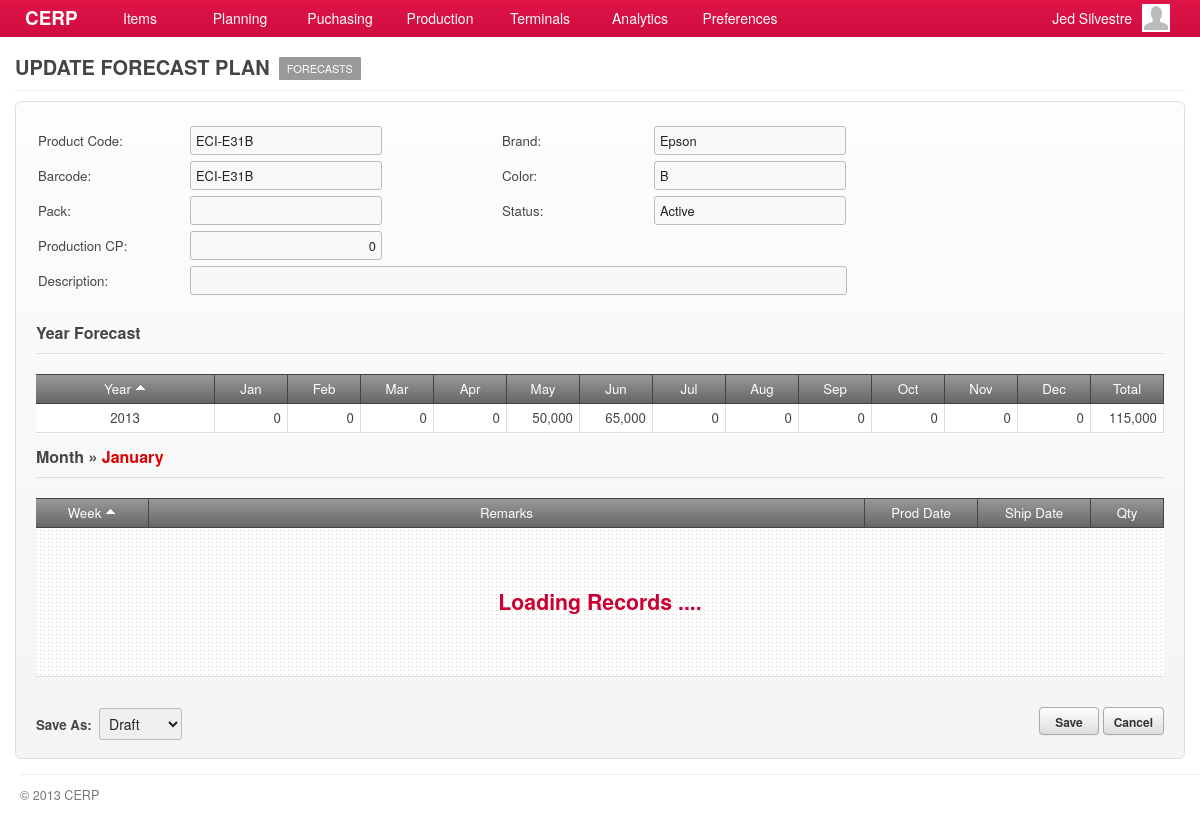
The page /account/forecast-edit.php?pid=1 (signed in) on the database its author committed.
### tables this page shows
CREATE TABLE `capabilities` (
  `id` int(11) NOT NULL AUTO_INCREMENT,
  `title` varchar(45) DEFAULT NULL,
  `name` varchar(45) DEFAULT NULL,
  `capability` varchar(45) DEFAULT NULL,
  `url` varchar(45) DEFAULT NULL,
  `parent` int(11) DEFAULT NULL,
  PRIMARY KEY (`id`)
);

CREATE TABLE `products` (
  `id` int(11) NOT NULL AUTO_INCREMENT,
  `product_code` varchar(45) DEFAULT NULL,
  `product_classification` int(11) DEFAULT NULL,
  `status` int(11) DEFAULT NULL,
  `description` varchar(45) DEFAULT NULL,
  `brand_model` int(11) DEFAULT NULL,
  `color` varchar(10) DEFAULT NULL,
  `series` int(11) DEFAULT NULL,
  `pack_qty` smallint(6) DEFAULT NULL,
  `person_in_charge` int(11) DEFAULT NULL,
  `bar_code` varchar(45) DEFAULT NULL,
  `prod_cp` int(11) DEFAULT '0',
  `priority` tinyint(1) DEFAULT '0',
  `unit` int(11) DEFAULT NULL,
  `created_at` timestamp NULL DEFAULT NULL,
  `created_by` int(11) DEFAULT NULL,
  `updated_at` timestamp NULL DEFAULT NULL,
  `updated_by` int(11) DEFAULT NULL,
  PRIMARY KEY (`id`)
);

CREATE TABLE `brand_models` (
  `id` int(11) NOT NULL AUTO_INCREMENT,
  `brand_model` varchar(45) DEFAULT NULL,
  `parent` int(11) DEFAULT NULL,
  `description` varchar(45) DEFAULT NULL,
  `created_at` timestamp NULL DEFAULT NULL,
  `updated_at` timestamp NULL DEFAULT NULL,
  PRIMARY KEY (`id`)
);

CREATE TABLE `lookup_status` (
  `id` int(11) NOT NULL AUTO_INCREMENT,
  `code` varchar(7) DEFAULT NULL,
  `description` varchar(45) DEFAULT NULL,
  `parent` varchar(6) DEFAULT NULL,
  `created_at` timestamp NULL DEFAULT NULL,
  `updated_at` timestamp NULL DEFAULT NULL,
  PRIMARY KEY (`id`)
);

CREATE TABLE `forecast_calendar` (
  `id` bigint(20) NOT NULL AUTO_INCREMENT,
  `product_id` int(11) DEFAULT NULL,
  `forecast_year` smallint(6) DEFAULT NULL,
  `jan` int(11) DEFAULT '0',
  `feb` int(11) DEFAULT '0',
  `mar` int(11) DEFAULT '0',
  `apr` int(11) DEFAULT '0',
  `may` int(11) DEFAULT '0',
  `jun` int(11) DEFAULT '0',
  `jul` int(11) DEFAULT '0',
  `aug` int(11) DEFAULT '0',
  `sep` int(11) DEFAULT '0',
  `oct` int(11) DEFAULT '0',
  `nov` int(11) DEFAULT '0',
  `dece` int(11) DEFAULT '0',
  `created_at` datetime DEFAULT NULL,
  `updated_at` datetime DEFAULT NULL,
  PRIMARY KEY (`id`)
);

### include/general.class.php (called while the page is built, shortened)
<?php
require('database.class.php');
require('capabilities.class.php');
require('posts.class.php');
require('query.class.php');
require('role.class.php');
$HostAccount	= "account";
$DB				= new MySQL;
  $Host			= "cerp";
  $HostAccount	= "/".$Host."/".$HostAccount;
  $DB->database	= "cerpdb";
  $DB->username	= "cerpuser";
  $DB->password	= "cerpuser";
  $DB->hostname	= "localhost";
$Capabilities	= new Capabilities($DB);
$Query			= new Query($DB);
$Signed			= $_SESSION['user'];
$Role		= new Role($DB, $Signed['id']);
require('functions.php');
?>

### include/role.class.php (called while the page is built, shortened)
<?php
class Role
{
	private $DB;
	private $user_id;
	function Role($db, $uid) {
  	$this->DB = $db;
		$this->user_id = $uid;
  }
	function isCapableByName($cap_name) {
		foreach ($this->getUserRoles() as $user_role) {
			$result = $this->DB->Find('role_capabilities', array(
						  			'columns' 		=> 'role_capabilities.*',
						  			'joins' => 'INNER JOIN capabilities ON capabilities.id = role_capabilities.capability_id',
						  	    'conditions' 	=> 'capabilities.capability="'. $cap_name .'" AND role_id='. $user_role['role_id']));
			if(isset($result)) {
				return TRUE;
			}
		}
	}
	function getUserRoles() {
		$result = $this->DB->Get('user_roles', array(
						  			'columns' 		=> 'user_roles.role_id, roles.name',
						  			'joins' => 'INNER JOIN roles ON roles.id = user_roles.role_id',
						  	    'conditions' 	=> 'user_roles.user_id='. $this->user_id));
		if(isset($result)) {
			return $result;
		}
	}
}

### include/database.class.php (called while the page is built, shortened)
<?php
class MySQL {
  public $username	= "cerpuser";
  public $password	= "cerpuser";
  public $hostname	= "localhost";
  public function Connect() {
    $conn = mysql_connect($this->hostname, $this->username, $this->password) or die("<br/><span class='notice'><p class='error'><strong>ERROR!</strong> Unable to connect to MySQL! </p></span>");
    return $conn;
  }
  public function Query($sql) {
  	$conn = $this->Connect();
    $result = mysql_query($sql, $conn);
	return $result;
  }
	function Find($table, $args='') {
  	if (isset($args)) {
  	  $args['columns'] = (isset($args['columns']) ? $args['columns'] : '*');
  	  $args['joins'] = (isset($args['joins']) ? $args['joins'] : '');
	 	 	$args['conditions'] = ($args['conditions'] == '' ? '' : 'where '.$args['conditions']);
		}
		$sql = "SELECT ".$args['columns']." FROM ".$table." ".$args['joins']." ".$args['conditions'];
		$row = $this->IsEmpty($this->Query($sql));
		return mysql_fetch_array($row);
  }
  function Get($table, $args='') {
  	if (isset($args)) {
  	  $args['columns'] = (isset($args['columns']) ? $args['columns'] : '*');
  	  $args['joins'] = (isset($args['joins']) ? $args['joins'] : '');
		  $args['conditions'] = ($args['conditions'] == '' ? '' : 'WHERE '.$args['conditions']);
  	  $args['order'] = (isset($args['order']) ? ' ORDER BY '.$args['order'] : '');
  	  $args['limit'] = (isset($args['limit']) ? ' LIMIT '.$args['limit'] : '');
  	  $args['group'] = (isset($args['group']) ? ' GROUP BY '.$args['group'] : '');
		}
		$data = array();
		$sql = "SELECT ".$args['columns']." FROM ".$table." ".$args['joins']." ".$args['conditions']." ".$args['group']." ".$args['order']." ".$args['limit'];
		$result = $this->IsEmpty($this->Query($sql));
		if(!empty($result)) {
	      while ($row = mysql_fetch_array($result)) {
	        $data[] = $row;
	      }
		}
		return $data;
  }
	function Fetch($table, $args='') {
  	if (isset($args)) {
  	  $args['columns'] = (isset($args['columns']) ? $args['columns'] : '*');
  	  $args['joins'] = (isset($args['joins']) ? $args['joins'] : '');
			$args['conditions'] = (isset($args['conditions']) && $args['conditions'] != '') ? ' WHERE '.$args['conditions'] : '';
			$args['order'] = (isset($args['order']) ? ' ORDER BY '.$args['order'] : '');
			$args['limit'] = (isset($args['limit']) ? ' LIMIT '.$args['limit'] : '');
			$args['group'] = (isset($args['group']) ? ' GROUP BY '.$args['group'] : '');
    }
	$data = array();
    $sql = "SELECT ".$args['columns'];
    $sql .= " FROM ".$table." ".$args['joins'];
    $sql .= $args['conditions'];
    $sql .= $args['group'];
    $sql .= $args['order'];
    $sql .= $args['limit'];
	$result = $this->IsEmpty($this->Query($sql));
	if(!empty($result)) {
      while ($row = mysql_fetch_array($result, MYSQL_ASSOC)) {
        $data[] = $row;
      }
	}
	return $data;
  }
  private function IsEmpty($result) {
    if(mysql_num_rows($result) > 0) return $result;
    return null;
  }
}

### include/capabilities.class.php (called while the page is built, shortened)
<?php
class Capabilities {
  private $DB;
	public $All;
	function Capabilities($db) {
		$this->DB = $db;
		$this->GetCapabilities();
	}
  function GetTitle() {
    global $capability_key;
	return $this->All[$capability_key]['title'];
  }
	function GetCapabilities() {
		$capabilities = $this->DB->Get('capabilities', array(
					  			'columns' 		=> 'id, capability, title, name, parent, url',
					  	    'conditions' 	=> 'parent IS NOT null ORDER BY parent'));
		$all = array();
		foreach ($capabilities as $cap) {
			$all[$cap['capability']] = array('title' => $cap['title'],'name' => $cap['name'], 'url' => $cap['url'], 'parent' => $cap['parent']);
		}
		$this->All = $all;
	}
}

### include/query.class.php (called while the page is built, shortened)
<?php
class Query {
  private $DB;
  function Query($db) {
  	$this->DB = $db;
  }
	function product_by_id($id) {
		$query = $this->DB->Fetch('products', array(
					  			'columns' 		=> 'products.product_code, products.description, brand_models.brand_model AS brand, lookup_status.description AS status, product_series.series,
					  												pack_qty, products.bar_code, products.color, products.prod_cp, products.priority,
					  												suppliers.id AS sup_id, suppliers.name AS supplier, lookups1.description AS unit, lookups2.description AS currency, item_costs.cost',
					  	    'conditions' 	=> 'products.id = '.$id,
					  	    'joins' 			=> 'LEFT OUTER JOIN brand_models ON products.brand_model = brand_models.id
																		LEFT OUTER JOIN lookup_status ON lookup_status.id = products.status
																		INNER JOIN product_series ON product_series.id = products.series
																		LEFT OUTER JOIN item_costs ON products.id = item_costs.item_id AND item_costs.item_type = "PRD"
																		LEFT OUTER JOIN suppliers ON item_costs.supplier = suppliers.id
																		LEFT OUTER JOIN lookups AS lookups1 ON products.unit = lookups1.id
																		LEFT OUTER JOIN lookups AS lookups2 ON item_costs.currency = lookups2.id'
	  	  ));
		if(!empty($query)) return $query[0];
		return null;
	}
	function forecast_calendar_by_product_id_year($id, $yr) {
		$query = $this->DB->Fetch('forecast_calendar', array(
					  			'columns' 		=> 'forecast_calendar.id, products.id AS product_id, products.product_code AS code, products.description, forecast_calendar.forecast_year,
														jan, feb, mar, apr, may, jun, jul, aug, sep, oct, nov, dece',
					  	    'conditions' 	=> 'products.id = '.$id,
					  	    'joins' 			=> 'RIGHT OUTER JOIN products ON products.id = forecast_calendar.product_id AND forecast_calendar.forecast_year='.$yr
	  	  ));
		if(!empty($query)) return $query;
		return null;
	}
}

### account/forecast-edit.php (the view, shortened to what this page needs)
<?php
  $capability_key = 'edit_forecast';
  require('header.php');
	$allowed = $Role->isCapableByName($capability_key);
	if(!$allowed) {
		require('inaccessible.php');
	}else{
		$product = $Query->product_by_id($_GET['pid']);
		$active_year = date('Y');
		$calendar = $Query->forecast_calendar_by_product_id_year($_GET['pid'], $active_year);
?>
	<div id="page">
		<div id="page-title">
    	<h2>
      	<span class="title"><?php echo $Capabilities->GetTitle(); ?></span>
      	<?php
				  echo '<a href="'.$Capabilities->All['show_forecast']['url'].'?pid='.$_GET['pid'].'" class="nav">'.$Capabilities->All['show_forecast']['name'].'</a>';
      	?>
      </h2>
		</div>
    <div id="content">
      <form id="form-name" action="<?php host($Capabilities->GetUrl()) ?>" method="POST" class="form-container">
      	<div>
					<table>
						<tr>
							<td width="150">Product Code:</td><td width="310"><input type="text" value="<?php echo $product['product_code'] ?>" class="text-field" disabled/></td>
							<td width="150">Brand:</td><td><input type="text" value="<?php echo $product['brand'] ?>" class="text-field" disabled/>
							</td>
						</tr>
						<tr>
							<td>Barcode:</td><td><input type="text" value="<?php echo $product['bar_code'] ?>" class="text-field" disabled/></td>
							<td>Color:</td><td><input type="text" value="<?php echo $product['color'] ?>" class="text-field" disabled/></td>
						</tr>
						<tr>
							<td>Pack:</td><td><input type="text" value="<?php echo $product['classification'] ?>" class="text-field" disabled/></td>
							<td>Status:</td><td><input type="text" value="<?php echo $product['status'] ?>" class="text-field" disabled/></td>
						</tr>
						<tr>
							<td>Production CP:</td><td><input type="text" value="<?php echo $product['prod_cp'] ?>" class="text-field text-right" disabled/></td>
							<td></td>
						</tr>
						<tr>
							<td>Description:</td>
							<td colspan="99">
								<input type="text" value="<?php echo $product['description'] ?>" class="text-field" style="width:645px" disabled/>
							</td>
						</tr>
						<tr><td height="5" colspan="99"></td></tr>
					</table>
				</div>
	      <br/>
				<h3 class="form-title">Year Forecast</h3>
				<div id="grid-calendar" class="grid jq-grid" style="min-height:60px;">
	        <table cellspacing="0" cellpadding="0">
	          <thead>
	            <tr>
	              <td class="border-right text-center"><a class="sort default active up">Year</a></td>
	              <td width="60" class="border-right text-center"><a>Jan</a></td>
	              <td width="60" class="border-right text-center"><a>Feb</a></td>
	              <td width="60" class="border-right text-center"><a>Mar</a></td>
	              <td width="60" class="border-right text-center"><a>Apr</a></td>
	              <td width="60" class="border-right text-center"><a>May</a></td>
	              <td width="60" class="border-right text-center"><a>Jun</a></td>
	              <td width="60" class="border-right text-center"><a>Jul</a></td>
	              <td width="60" class="border-right text-center"><a>Aug</a></td>
	              <td width="60" class="border-right text-center"><a>Sep</a></td>
	              <td width="60" class="border-right text-center"><a>Oct</a></td>
	              <td width="60" class="border-right text-center"><a>Nov</a></td>
	              <td width="60" class="border-right text-center"><a>Dec</a></td>
	              <td width="60" class="border-right text-center"><a>Total</a></td>
	            </tr>
	          </thead>
	          <tbody>
	          	<?php
	          		foreach($calendar as $cal) {
	          			$total = $cal['jan'] + $cal['feb'] + $cal['mar'] + $cal['apr'] + $cal['may'] + $cal['jun'] +
	          								$cal['jul'] + $cal['aug'] + $cal['sep'] + $cal['oct'] + $cal['nov'] + $cal['dece'];
          		?>
	          	<tr>
	          		<td class="border-right text-center"><?php echo $cal['forecast_year'] ?></td>
	          		<td id="1" month="January" class="border-right text-right numbers month"><?php echo $cal['jan'] ?></td>
	          		<td id="2" month="February" class="border-right text-right numbers month"><?php echo $cal['feb'] ?></td>
	          		<td id="3" month="March" class="border-right text-right numbers month"><?php echo $cal['mar'] ?></td>
	          		<td id="4" month="April" class="border-right text-right numbers month"><?php echo $cal['apr'] ?></td>
	          		<td id="5" month="May" class="border-right text-right numbers month"><?php echo $cal['may'] ?></td>
	          		<td id="6" month="June" class="border-right text-right numbers month"><?php echo $cal['jun'] ?></td>
	          		<td id="7" month="July" class="border-right text-right numbers month"><?php echo $cal['jul'] ?></td>
	          		<td id="8" month="August" class="border-right text-right numbers month"><?php echo $cal['aug'] ?></td>
	          		<td id="9" month="September" class="border-right text-right numbers month"><?php echo $cal['sep'] ?></td>
	          		<td id="10" month="October" class="border-right text-right numbers month"><?php echo $cal['oct'] ?></td>
	          		<td id="11" month="November" class="border-right text-right numbers month"><?php echo $cal['nov'] ?></td>
	          		<td id="12" month="December" class="border-right text-right numbers month"><?php echo $cal['dece'] ?></td>
	          		<td class="border-right text-right numbers"><?php echo $total ?></td>
	          	</tr>
	          	<?php } ?>
	          </tbody>
	        </table>
	      </div>
	      <br/>
				<h3 class="form-title">Month &raquo; <span class="red" id="current_month">January</span></h3>
	      <div id="grid-weeks" class="grid jq-grid" style="min-height:140px;">
	        <table id="tbl-week" cellspacing="0" cellpadding="0">
	          <thead>
	            <tr>
	              <td width="100" class="border-right text-center"><a class="sort default active up" column="week">Week</a></td>
	              <td class="border-right text-center"><a>Remarks</a></td>
	              <td width="100" class="border-right text-center"><a>Prod Date</a></td>
	              <td width="100" class="border-right text-center"><a>Ship Date</a></td>
	              <td width="60" class="border-right text-center"><a>Qty</a></td>
	            </tr>
	          </thead>
	          <tbody></tbody>
	        </table>
	      </div>
				<br/>
				<div class="field-command">
					<div class="text-post-status">
						<strong>Save As:</strong>&nbsp;&nbsp;<select name="purchase[status]" ><?php echo build_select_post_status_by_level(getConditionByLevel($_SESSION['user']['level'])); ?></select>
					</div>
					<input type="submit" value="Save" class="btn"/>
					<input type="button" value="Cancel" class="btn redirect-to" rel="<?php echo host('forecast-show.php?pid='.$_GET['pid']); ?>"/>
				</div>
      </form>
		</div>
	</div>
<?php }
require('footer.php'); ?>

### rows shown on the page
capabilities: title "UPDATE FORECAST PLAN"
capabilities: name "FORECASTS"
products: product_code "ECI-E31B", brand_model "Epson", bar_code "ECI-E31B", color "B", description "Active", prod_cp "0"
forecast_calendar: forecast_year "2013", jan "0", feb "0", mar "0", apr "0", may "50,000", jun "65,000", jul "0", aug "0", sep "0", oct "0", nov "0", dece "0", total "115,000"

### other values the page prints
$Signed['first_name'] "Jed"
$Signed['last_name'] "Silvestre"
form field value "Draft"
